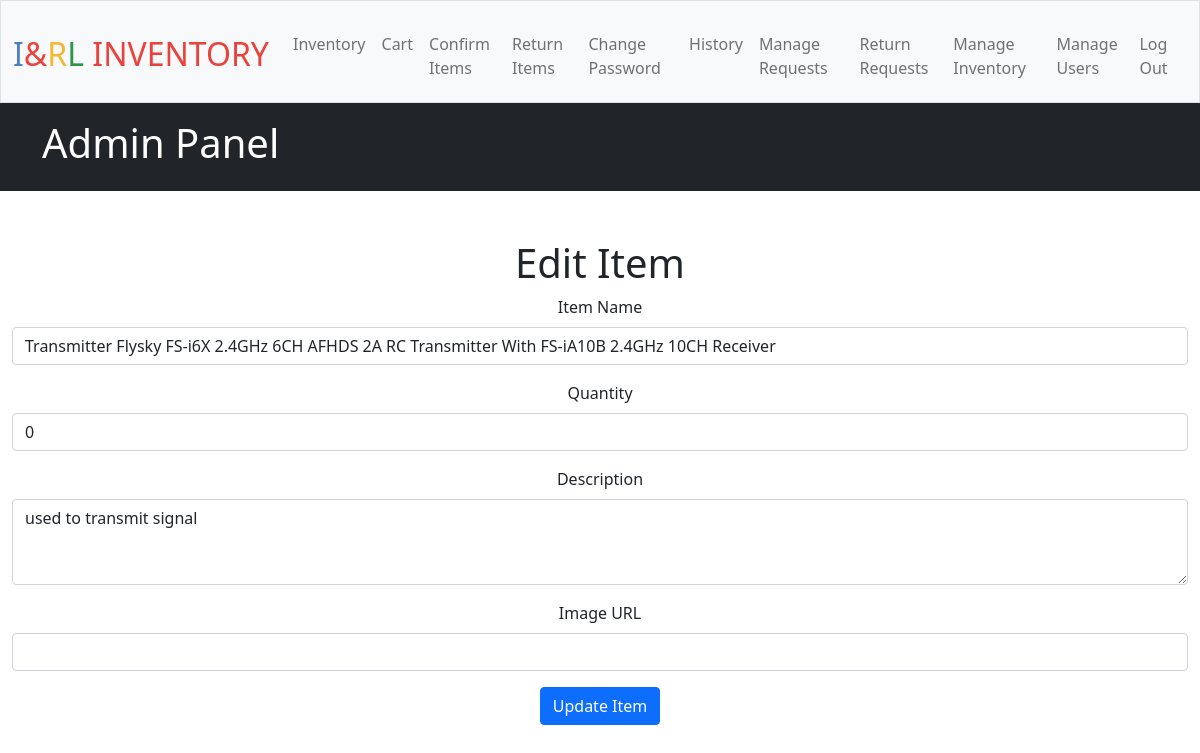
Screenshot of /admin/edit_item/1 (signed in) with the database file from the repository.
### tables this page shows
CREATE TABLE inventory_items (
    id INTEGER PRIMARY KEY AUTOINCREMENT,
    name TEXT NOT NULL,
    image_url TEXT NOT NULL,
    description TEXT NOT NULL,
    quantity INTEGER NOT NULL
, qr_code TEXT);

### app.py (the view, shortened to what this page needs)
@app.route('/admin/edit_item/<int:item_id>', methods=['GET', 'POST'])
@admin_required
def edit_item(item_id):
    item = db.execute("SELECT * FROM inventory_items WHERE id = ?", item_id)
    if not item:
        flash("Item not found.", "danger")
        return redirect(url_for('manage_inventory'))
    item = item[0]  # Since execute returns a list of results, get the first (and only) one
    return render_template('edit_item.html', item=item)

### app.py (called while the page is built)
@app.after_request
def after_request(response):
    response.headers["Cache-Control"] = "no-cache, no-store, must-revalidate"
    response.headers["Expires"] = 0
    response.headers["Pragma"] = "no-cache"
    return response

### templates/edit_item.html (shortened to what this page needs)
{% extends "layout.html" %}
{% block main %}
<h1>Edit Item</h1>
<form method="POST">
    <div class="mb-3">
        <label for="name" class="form-label">Item Name</label>
        <input type="text" class="form-control" id="name" name="name" value="{{ item['name'] }}" required>
    </div>
    <div class="mb-3">
        <label for="quantity" class="form-label">Quantity</label>
        <input type="number" class="form-control" id="quantity" name="quantity" value="{{ item['quantity'] }}" required>
    </div>
    <div class="mb-3">
        <label for="description" class="form-label">Description</label>
        <textarea class="form-control" id="description" name="description" rows="3">{{ item['description'] }}</textarea>
    </div>
    <div class="mb-3">
        <label for="image_url" class="form-label">Image URL</label>
        <input type="text" class="form-control" id="image_url" name="image_url" value="{{ item['image_url'] }}">
    </div>
    <button type="submit" class="btn btn-primary">Update Item</button>
</form>
{% endblock %}

### rows the page displays
inventory_items: name "Transmitter Flysky FS-i6X 2.4GHz 6CH AFHDS 2A RC Transmitter With FS-iA10B 2.4GHz 10CH Receiver", quantity "0", description "used to transmit signal"
